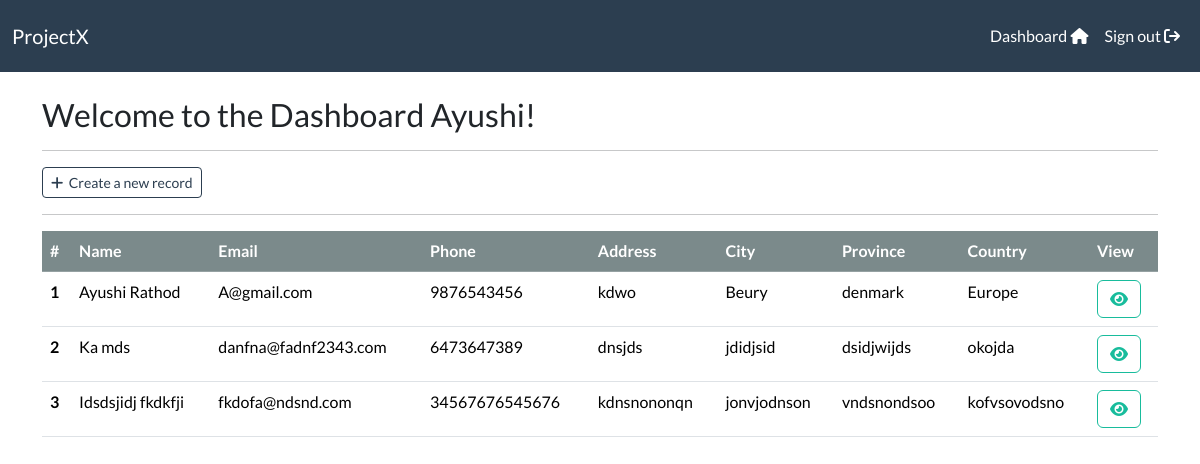
The page /dashboard/ (signed in) on the database as committed earlier.
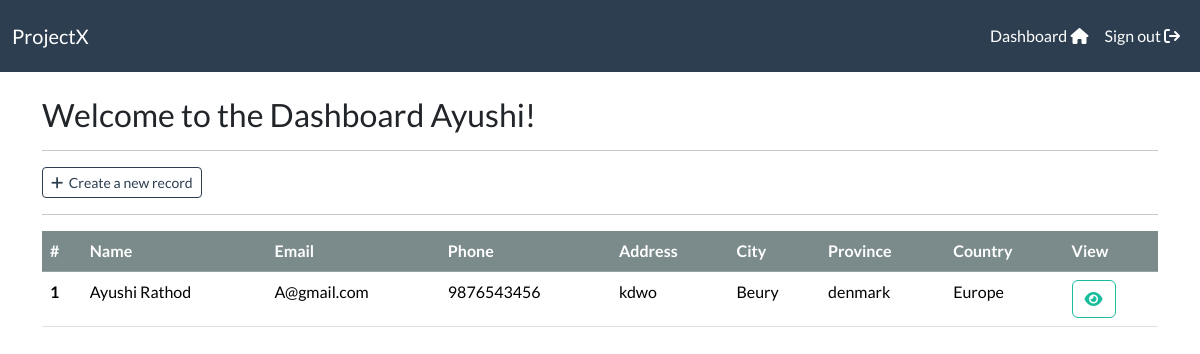
The same page on the database as committed later.
### webapp/models.py (models this page shows, shortened)
class Records(models.Model):
    creation_date = models.DateTimeField(auto_now_add=True)
    first_name = models.CharField(max_length=100)
    last_name = models.CharField(max_length=100)
    email = models.EmailField(max_length=200)
    phone = models.IntegerField()
    address = models.CharField(max_length=300)
    city = models.CharField(max_length=50)
    province = models.CharField(max_length=50)
    country = models.CharField(max_length=50)
    user = models.ForeignKey(User,on_delete=models.CASCADE)

### webapp/views.py (the view)
# urls.py: path('dashboard/',views.dashboard, name='dashboard'),
@login_required(login_url='login')
def dashboard(request):
    all_records = Records.objects.filter(user=request.user)
    context = {'records': all_records}
    return render(request, 'webapp/dashboard.html',context)

### webapp/templates/webapp/dashboard.html (shortened to what this page needs)
{% extends 'webapp/base.html' %}
{% block content %}
  <body>
    <h3>Welcome to the Dashboard {{ user }}!</h3>
    <hr>
    <a href="{% url 'add-record' %}" class='btn btn-outline-primary btn-sm'>
        <i class="fa-solid fa-plus"></i>&nbsp; Create a new record
    </a>
    <hr>
    <div class="table-responsive">
        <table class="table table-hover">
            <thead class="table-dark">
                <tr>
                    <th scope="col">#</th>
                    <th scope="col">Name</th>
                    <th scope="col">Email</th>
                    <th scope="col">Phone</th>
                    <th scope="col">Address</th>
                    <th scope="col">City</th>
                    <th scope="col">Province</th>
                    <th scope="col">Country</th>
                    <th scope="col">View</th>
                </tr>
            </thead>
            <tbody>
                {% if records %}
                    {% for record in records %}
                    <tr>
                        <th scope="row">{{ forloop.counter }}</th>
                        <td>{{ record.first_name }} {{ record.last_name }}</td>
                        <td>{{ record.email }}</td>
                        <td>{{ record.phone }}</td>
                        <td>{{ record.address }}</td>
                        <td>{{ record.city }}</td>
                        <td>{{ record.province }}</td>
                        <td>{{ record.country }}</td>
                        <td>
                            <a href="{% url 'view-record' record.id %}" class="btn btn-outline-success" >
                                <i class="fa-solid fa-eye"></i>
                            </a>
                        </td>
                    </tr>
                    {% endfor %}
                {% endif %}
            </tbody>
        </table>
  </body>
{% endblock %}

### webapp/templates/webapp/base.html (shortened to what this page needs)
{% load static %}
<!DOCTYPE html>
<html lang="en">
  <head>
    <link rel="stylesheet" type="text/css" href="https://bootswatch.com/5/flatly/bootstrap.min.css" />
    <link rel="stylesheet" href="{% static 'css/styles.css' %}" />
    <link rel="stylesheet" href="https://cdnjs.cloudflare.com/ajax/libs/font-awesome/6.7.2/css/all.min.css" />
  </head>
  <body>
    {% include 'webapp/navbar.html' %}
    <div class="container">
      <br />
      {% block content %}
      {% endblock %}
    </div>
  </body>
</html>

### webapp/templates/webapp/navbar.html (shortened to what this page needs)
<nav
  class="navbar navbar-expand-sm navbar-dark bg-primary justify-content-center"
>
  <div class="container-fluid">
    <a class="navbar-brand main-heading" href="{% url '' %}">ProjectX</a>
    <div
      class="collapse navbar-collapse text-center"
      id="navbarSupportedContent"
    >
      <ul class="navbar-nav ms-auto">
        {% if user.is_authenticated %}
        <li class="nav-item">
          <a class="nav-link" href="{% url 'dashboard' %}">
            Dashboard <i class="fa fa-home" aria-hidden="true"></i>
          </a>
        </li>
        <li class="nav-item">
          <a class="nav-link" href="{% url 'logout' %}">
            Sign out <i class="fa fa-sign-out" aria-hidden="true"></i>
          </a>
        </li>
        {% endif %}
      </ul>
    </div>
  </div>
</nav>

Rows that differ between the two databases and show on the page:
removed Records: first_name "Ka", last_name "mds", email "danfna@fadnf2343.com", phone "6473647389", address "dnsjds", city "jdidjsid", province "dsidjwijds", country "okojda"
removed Records: first_name "Idsdsjidj", last_name "fkdkfji", email "fkdofa@ndsnd.com", phone "34567676545676", address "kdnsnononqn", city "jonvjodnson", province "vndsnondsoo", country "kofvsovodsno"
